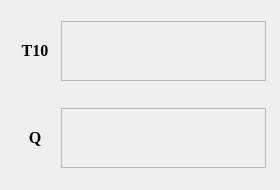
     <widget class="QWidget" name="tab_camPara">
      <attribute name="title">
       <string>外参</string>
      </attribute>
      <widget class="QWidget" name="verticalLayoutWidget_7">
       <property name="geometry">
        <rect>
         <x>10</x>
         <y>10</y>
         <width>261</width>
         <height>171</height>
        </rect>
       </property>
       <layout class="QVBoxLayout" name="verticalLayout_5">
        <property name="leftMargin">
         <number>5</number>
        </property>
        <property name="rightMargin">
         <number>5</number>
        </property>
        <item>
         <layout class="QHBoxLayout" name="horizontalLayout_48">
          <property name="leftMargin">
           <number>0</number>
          </property>
          <property name="topMargin">
           <number>10</number>
          </property>
          <property name="rightMargin">
           <number>0</number>
          </property>
          <property name="bottomMargin">
           <number>10</number>
          </property>
          <item>
           <widget class="QLabel" name="label_46">
            <property name="minimumSize">
             <size>
              <width>40</width>
              <height>25</height>
             </size>
            </property>
            <property name="maximumSize">
             <size>
              <width>40</width>
              <height>25</height>
             </size>
            </property>
            <property name="font">
             <font>
              <family>Times New Roman</family>
              <pointsize>12</pointsize>
              <weight>75</weight>
              <bold>true</bold>
             </font>
            </property>
            <property name="text">
             <string>T10</string>
            </property>
            <property name="alignment">
             <set>Qt::AlignCenter</set>
            </property>
           </widget>
          </item>
          <item>
           <widget class="QTextEdit" name="textEdit_T10_show">
            <property name="enabled">
             <bool>false</bool>
            </property>
            <property name="minimumSize">
             <size>
              <width>100</width>
              <height>60</height>
             </size>
            </property>
            <property name="maximumSize">
             <size>
              <width>10000</width>
              <height>60</height>
             </size>
            </property>
            <property name="html">
             <string>&lt;!DOCTYPE HTML PUBLIC &quot;-//W3C//DTD HTML 4.0//EN&quot; &quot;http://www.w3.org/TR/REC-html40/strict.dtd&quot;&gt;
&lt;html&gt;&lt;head&gt;&lt;meta name=&quot;qrichtext&quot; content=&quot;1&quot; /&gt;&lt;style type=&quot;text/css&quot;&gt;
p, li { white-space: pre-wrap; }
&lt;/style&gt;&lt;/head&gt;&lt;body style=&quot; font-family:'SimSun'; font-size:9pt; font-weight:400; font-style:normal;&quot;&gt;
&lt;p style=&quot;-qt-paragraph-type:empty; margin-top:0px; margin-bottom:0px; margin-left:0px; margin-right:0px; -qt-block-indent:0; text-indent:0px;&quot;&gt;&lt;br /&gt;&lt;/p&gt;&lt;/body&gt;&lt;/html&gt;</string>
            </property>
           </widget>
          </item>
         </layout>
        </item>
        <item>
         <layout class="QHBoxLayout" name="horizontalLayout_59">
          <property name="leftMargin">
           <number>0</number>
          </property>
          <property name="topMargin">
           <number>10</number>
          </property>
          <property name="rightMargin">
           <number>0</number>
          </property>
          <property name="bottomMargin">
           <number>10</number>
          </property>
          <item>
           <widget class="QLabel" name="label_57">
            <property name="minimumSize">
             <size>
              <width>40</width>
              <height>25</height>
             </size>
            </property>
            <property name="maximumSize">
             <size>
              <width>50</width>
              <height>25</height>
             </size>
            </property>
            <property name="font">
             <font>
              <family>Times New Roman</family>
              <pointsize>12</pointsize>
              <weight>75</weight>
              <bold>true</bold>
             </font>
            </property>
            <property name="text">
             <string>Q</string>
            </property>
            <property name="alignment">
             <set>Qt::AlignCenter</set>
            </property>
           </widget>
          </item>
          <item>
           <widget class="QTextEdit" name="textEdit_Q_show">
            <property name="enabled">
             <bool>false</bool>
            </property>
            <property name="minimumSize">
             <size>
              <width>100</width>
              <height>60</height>
             </size>
            </property>
            <property name="maximumSize">
             <size>
              <width>10000</width>
              <height>60</height>
             </size>
            </property>
            <property name="html">
             <string>&lt;!DOCTYPE HTML PUBLIC &quot;-//W3C//DTD HTML 4.0//EN&quot; &quot;http://www.w3.org/TR/REC-html40/strict.dtd&quot;&gt;
&lt;html&gt;&lt;head&gt;&lt;meta name=&quot;qrichtext&quot; content=&quot;1&quot; /&gt;&lt;style type=&quot;text/css&quot;&gt;
p, li { white-space: pre-wrap; }
&lt;/style&gt;&lt;/head&gt;&lt;body style=&quot; font-family:'SimSun'; font-size:9pt; font-weight:400; font-style:normal;&quot;&gt;
&lt;p style=&quot;-qt-paragraph-type:empty; margin-top:0px; margin-bottom:0px; margin-left:0px; margin-right:0px; -qt-block-indent:0; text-indent:0px;&quot;&gt;&lt;br /&gt;&lt;/p&gt;&lt;/body&gt;&lt;/html&gt;</string>
            </property>
           </widget>
          </item>
         </layout>
        </item>
       </layout>
      </widget>
     </widget>
